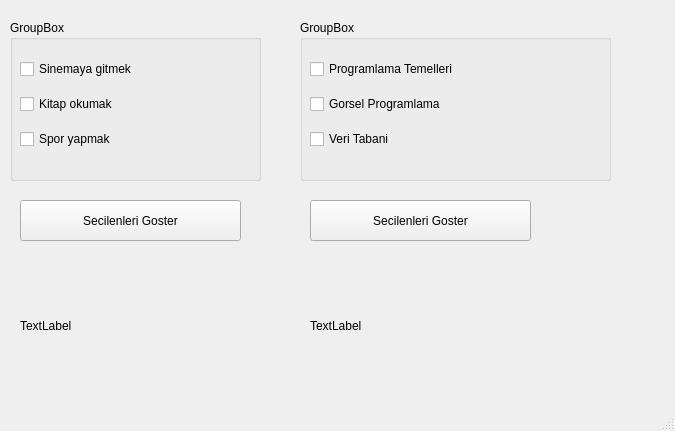
<?xml version="1.0" encoding="UTF-8"?>
<ui version="4.0">
 <class>MainWindow</class>
 <widget class="QMainWindow" name="MainWindow">
  <property name="geometry">
   <rect>
    <x>0</x>
    <y>0</y>
    <width>675</width>
    <height>431</height>
   </rect>
  </property>
  <property name="windowTitle">
   <string>MainWindow</string>
  </property>
  <widget class="QWidget" name="centralwidget">
   <widget class="QPushButton" name="btnGoster">
    <property name="geometry">
     <rect>
      <x>20</x>
      <y>200</y>
      <width>221</width>
      <height>41</height>
     </rect>
    </property>
    <property name="text">
     <string>Secilenleri Goster</string>
    </property>
   </widget>
   <widget class="QLabel" name="lblSonuc">
    <property name="geometry">
     <rect>
      <x>20</x>
      <y>280</y>
      <width>291</width>
      <height>91</height>
     </rect>
    </property>
    <property name="text">
     <string>TextLabel</string>
    </property>
   </widget>
   <widget class="QGroupBox" name="groupHobiler">
    <property name="geometry">
     <rect>
      <x>10</x>
      <y>20</y>
      <width>251</width>
      <height>161</height>
     </rect>
    </property>
    <property name="title">
     <string>GroupBox</string>
    </property>
    <widget class="QWidget" name="">
     <property name="geometry">
      <rect>
       <x>10</x>
       <y>30</y>
       <width>221</width>
       <height>111</height>
      </rect>
     </property>
     <layout class="QVBoxLayout" name="verticalLayout">
      <item>
       <widget class="QCheckBox" name="cbSinema">
        <property name="text">
         <string>Sinemaya gitmek</string>
        </property>
       </widget>
      </item>
      <item>
       <widget class="QCheckBox" name="cbKitap">
        <property name="text">
         <string>Kitap okumak</string>
        </property>
       </widget>
      </item>
      <item>
       <widget class="QCheckBox" name="cbSpor">
        <property name="text">
         <string>Spor yapmak</string>
        </property>
       </widget>
      </item>
     </layout>
    </widget>
   </widget>
   <widget class="QGroupBox" name="groupDersler">
    <property name="geometry">
     <rect>
      <x>300</x>
      <y>20</y>
      <width>311</width>
      <height>161</height>
     </rect>
    </property>
    <property name="title">
     <string>GroupBox</string>
    </property>
    <widget class="QWidget" name="layoutWidget">
     <property name="geometry">
      <rect>
       <x>10</x>
       <y>30</y>
       <width>291</width>
       <height>111</height>
      </rect>
     </property>
     <layout class="QVBoxLayout" name="verticalLayout_2">
      <item>
       <widget class="QCheckBox" name="cbProgramlama">
        <property name="text">
         <string>Programlama Temelleri</string>
        </property>
       </widget>
      </item>
      <item>
       <widget class="QCheckBox" name="cbGorsel">
        <property name="text">
         <string>Gorsel Programlama</string>
        </property>
       </widget>
      </item>
      <item>
       <widget class="QCheckBox" name="cbVeritabani">
        <property name="text">
         <string>Veri Tabani</string>
        </property>
       </widget>
      </item>
     </layout>
    </widget>
   </widget>
   <widget class="QPushButton" name="btnGoster_dersler">
    <property name="geometry">
     <rect>
      <x>310</x>
      <y>200</y>
      <width>221</width>
      <height>41</height>
     </rect>
    </property>
    <property name="text">
     <string>Secilenleri Goster</string>
    </property>
   </widget>
   <widget class="QLabel" name="lblSonuc_dersler">
    <property name="geometry">
     <rect>
      <x>310</x>
      <y>280</y>
      <width>291</width>
      <height>91</height>
     </rect>
    </property>
    <property name="text">
     <string>TextLabel</string>
    </property>
   </widget>
  </widget>
  <widget class="QMenuBar" name="menubar">
   <property name="geometry">
    <rect>
     <x>0</x>
     <y>0</y>
     <width>675</width>
     <height>22</height>
    </rect>
   </property>
  </widget>
  <widget class="QStatusBar" name="statusbar"/>
 </widget>
 <resources/>
 <connections/>
</ui>
